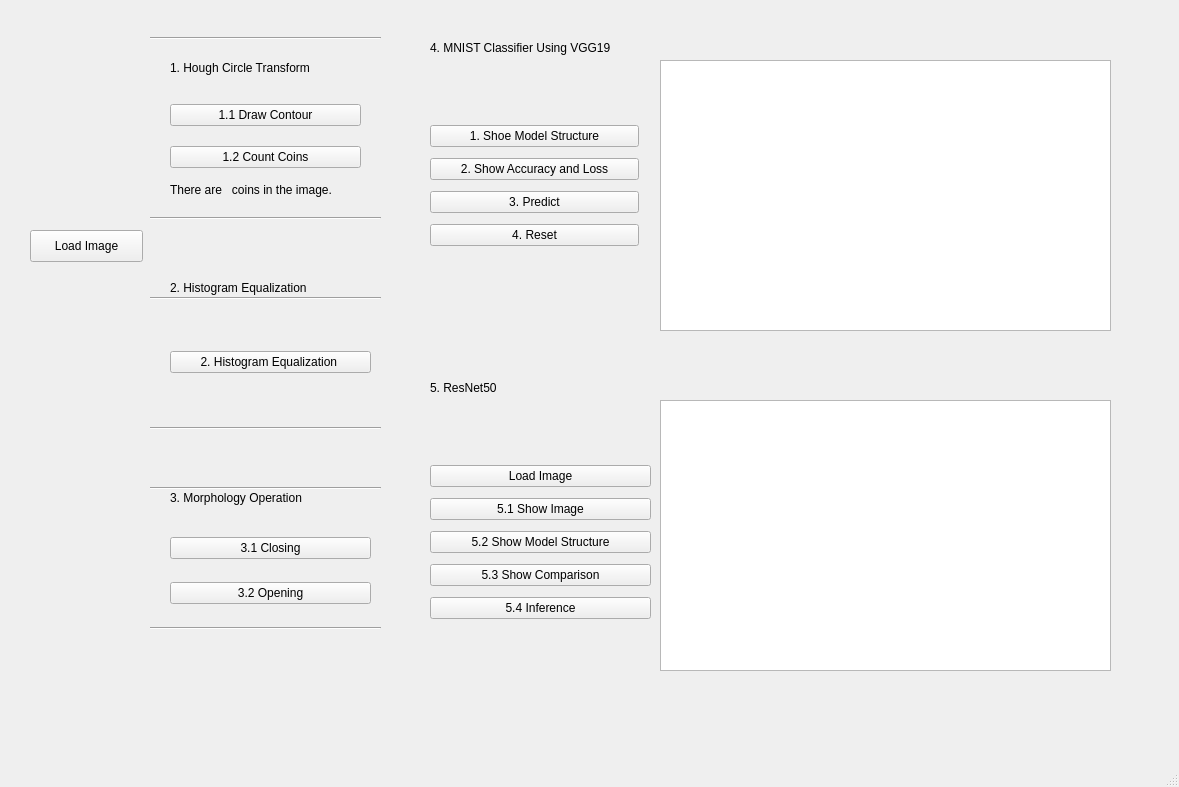
<?xml version="1.0" encoding="UTF-8"?>
<ui version="4.0">
 <class>MainWindow</class>
 <widget class="QMainWindow" name="MainWindow">
  <property name="geometry">
   <rect>
    <x>0</x>
    <y>0</y>
    <width>1179</width>
    <height>787</height>
   </rect>
  </property>
  <property name="windowTitle">
   <string>MainWindow</string>
  </property>
  <widget class="QWidget" name="centralwidget">
   <widget class="QPushButton" name="pushBotton">
    <property name="geometry">
     <rect>
      <x>30</x>
      <y>230</y>
      <width>113</width>
      <height>32</height>
     </rect>
    </property>
    <property name="text">
     <string>Load Image</string>
    </property>
   </widget>
   <widget class="QWidget" name="verticalLayoutWidget_3">
    <property name="geometry">
     <rect>
      <x>170</x>
      <y>520</y>
      <width>201</width>
      <height>101</height>
     </rect>
    </property>
    <layout class="QVBoxLayout" name="verticalLayout_3">
     <item>
      <widget class="QPushButton" name="pushButton_5">
       <property name="text">
        <string>3.1 Closing</string>
       </property>
      </widget>
     </item>
     <item>
      <widget class="QPushButton" name="pushButton_4">
       <property name="text">
        <string>3.2 Opening</string>
       </property>
      </widget>
     </item>
    </layout>
   </widget>
   <widget class="QWidget" name="verticalLayoutWidget_2">
    <property name="geometry">
     <rect>
      <x>170</x>
      <y>310</y>
      <width>201</width>
      <height>105</height>
     </rect>
    </property>
    <layout class="QVBoxLayout" name="verticalLayout_2">
     <item>
      <widget class="QPushButton" name="pushButton">
       <property name="text">
        <string>2. Histogram Equalization	</string>
       </property>
      </widget>
     </item>
    </layout>
   </widget>
   <widget class="QWidget" name="verticalLayoutWidget">
    <property name="geometry">
     <rect>
      <x>170</x>
      <y>90</y>
      <width>191</width>
      <height>93</height>
     </rect>
    </property>
    <layout class="QVBoxLayout" name="verticalLayout">
     <item>
      <widget class="QPushButton" name="pushButton_2">
       <property name="text">
        <string>1.1 Draw Contour</string>
       </property>
      </widget>
     </item>
     <item>
      <widget class="QPushButton" name="pushButton_3">
       <property name="text">
        <string>1.2 Count Coins</string>
       </property>
      </widget>
     </item>
    </layout>
   </widget>
   <widget class="QWidget" name="verticalLayoutWidget_4">
    <property name="geometry">
     <rect>
      <x>430</x>
      <y>120</y>
      <width>209</width>
      <height>134</height>
     </rect>
    </property>
    <layout class="QVBoxLayout" name="verticalLayout_4">
     <item>
      <widget class="QPushButton" name="pushButton_7">
       <property name="text">
        <string>1. Shoe Model Structure</string>
       </property>
      </widget>
     </item>
     <item>
      <widget class="QPushButton" name="pushButton_6">
       <property name="text">
        <string>2. Show Accuracy and Loss</string>
       </property>
      </widget>
     </item>
     <item>
      <widget class="QPushButton" name="pushButton_8">
       <property name="text">
        <string>3. Predict</string>
       </property>
      </widget>
     </item>
     <item>
      <widget class="QPushButton" name="pushButton_9">
       <property name="text">
        <string>4. Reset</string>
       </property>
      </widget>
     </item>
    </layout>
   </widget>
   <widget class="QWidget" name="verticalLayoutWidget_5">
    <property name="geometry">
     <rect>
      <x>430</x>
      <y>460</y>
      <width>221</width>
      <height>168</height>
     </rect>
    </property>
    <layout class="QVBoxLayout" name="verticalLayout_5">
     <item>
      <widget class="QPushButton" name="pushButton_10">
       <property name="text">
        <string>Load Image</string>
       </property>
      </widget>
     </item>
     <item>
      <widget class="QPushButton" name="pushButton_11">
       <property name="text">
        <string>5.1 Show Image</string>
       </property>
      </widget>
     </item>
     <item>
      <widget class="QPushButton" name="pushButton_12">
       <property name="text">
        <string>5.2 Show Model Structure</string>
       </property>
      </widget>
     </item>
     <item>
      <widget class="QPushButton" name="pushButton_13">
       <property name="text">
        <string>5.3 Show Comparison</string>
       </property>
      </widget>
     </item>
     <item>
      <widget class="QPushButton" name="pushButton_14">
       <property name="text">
        <string>5.4 Inference</string>
       </property>
      </widget>
     </item>
    </layout>
   </widget>
   <widget class="QGraphicsView" name="q4_graphicsView">
    <property name="geometry">
     <rect>
      <x>660</x>
      <y>60</y>
      <width>451</width>
      <height>271</height>
     </rect>
    </property>
   </widget>
   <widget class="QLabel" name="label">
    <property name="enabled">
     <bool>true</bool>
    </property>
    <property name="geometry">
     <rect>
      <x>170</x>
      <y>180</y>
      <width>201</width>
      <height>20</height>
     </rect>
    </property>
    <property name="text">
     <string>There are   coins in the image.</string>
    </property>
   </widget>
   <widget class="QGraphicsView" name="q5_graphicsView">
    <property name="geometry">
     <rect>
      <x>660</x>
      <y>400</y>
      <width>451</width>
      <height>271</height>
     </rect>
    </property>
   </widget>
   <widget class="QLabel" name="label_2">
    <property name="geometry">
     <rect>
      <x>170</x>
      <y>60</y>
      <width>181</width>
      <height>16</height>
     </rect>
    </property>
    <property name="text">
     <string>1. Hough Circle Transform </string>
    </property>
   </widget>
   <widget class="QLabel" name="label_3">
    <property name="geometry">
     <rect>
      <x>170</x>
      <y>280</y>
      <width>181</width>
      <height>16</height>
     </rect>
    </property>
    <property name="text">
     <string>2. Histogram Equalization</string>
    </property>
   </widget>
   <widget class="QLabel" name="label_4">
    <property name="geometry">
     <rect>
      <x>170</x>
      <y>490</y>
      <width>181</width>
      <height>16</height>
     </rect>
    </property>
    <property name="text">
     <string>3. Morphology Operation </string>
    </property>
   </widget>
   <widget class="QLabel" name="label_5">
    <property name="geometry">
     <rect>
      <x>430</x>
      <y>40</y>
      <width>211</width>
      <height>16</height>
     </rect>
    </property>
    <property name="text">
     <string>4. MNIST Classifier Using VGG19 </string>
    </property>
   </widget>
   <widget class="QLabel" name="label_6">
    <property name="geometry">
     <rect>
      <x>430</x>
      <y>380</y>
      <width>181</width>
      <height>16</height>
     </rect>
    </property>
    <property name="text">
     <string>5. ResNet50</string>
    </property>
   </widget>
   <widget class="Line" name="line">
    <property name="geometry">
     <rect>
      <x>150</x>
      <y>210</y>
      <width>231</width>
      <height>16</height>
     </rect>
    </property>
    <property name="orientation">
     <enum>Qt::Horizontal</enum>
    </property>
   </widget>
   <widget class="Line" name="line_2">
    <property name="geometry">
     <rect>
      <x>150</x>
      <y>30</y>
      <width>231</width>
      <height>16</height>
     </rect>
    </property>
    <property name="orientation">
     <enum>Qt::Horizontal</enum>
    </property>
   </widget>
   <widget class="Line" name="line_3">
    <property name="geometry">
     <rect>
      <x>150</x>
      <y>290</y>
      <width>231</width>
      <height>16</height>
     </rect>
    </property>
    <property name="orientation">
     <enum>Qt::Horizontal</enum>
    </property>
   </widget>
   <widget class="Line" name="line_4">
    <property name="geometry">
     <rect>
      <x>150</x>
      <y>420</y>
      <width>231</width>
      <height>16</height>
     </rect>
    </property>
    <property name="orientation">
     <enum>Qt::Horizontal</enum>
    </property>
   </widget>
   <widget class="Line" name="line_5">
    <property name="geometry">
     <rect>
      <x>150</x>
      <y>620</y>
      <width>231</width>
      <height>16</height>
     </rect>
    </property>
    <property name="orientation">
     <enum>Qt::Horizontal</enum>
    </property>
   </widget>
   <widget class="Line" name="line_6">
    <property name="geometry">
     <rect>
      <x>150</x>
      <y>480</y>
      <width>231</width>
      <height>16</height>
     </rect>
    </property>
    <property name="orientation">
     <enum>Qt::Horizontal</enum>
    </property>
   </widget>
  </widget>
  <widget class="QMenuBar" name="menubar">
   <property name="geometry">
    <rect>
     <x>0</x>
     <y>0</y>
     <width>1179</width>
     <height>36</height>
    </rect>
   </property>
  </widget>
  <widget class="QStatusBar" name="statusbar"/>
 </widget>
 <resources/>
 <connections/>
</ui>
